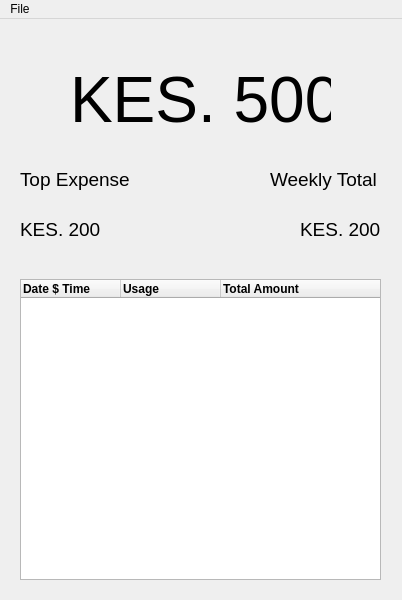
<?xml version="1.0" encoding="UTF-8"?>
<ui version="4.0">
 <class>MainWindow</class>
 <widget class="QMainWindow" name="MainWindow">
  <property name="geometry">
   <rect>
    <x>0</x>
    <y>0</y>
    <width>402</width>
    <height>600</height>
   </rect>
  </property>
  <property name="windowTitle">
   <string>MainWindow</string>
  </property>
  <widget class="QWidget" name="centralwidget">
   <widget class="QLabel" name="lbl_current">
    <property name="geometry">
     <rect>
      <x>70</x>
      <y>50</y>
      <width>261</width>
      <height>61</height>
     </rect>
    </property>
    <property name="font">
     <font>
      <pointsize>48</pointsize>
     </font>
    </property>
    <property name="text">
     <string>KES. 500</string>
    </property>
   </widget>
   <widget class="QLabel" name="label_2">
    <property name="geometry">
     <rect>
      <x>20</x>
      <y>130</y>
      <width>121</width>
      <height>61</height>
     </rect>
    </property>
    <property name="font">
     <font>
      <pointsize>14</pointsize>
     </font>
    </property>
    <property name="text">
     <string>Top Expense</string>
    </property>
   </widget>
   <widget class="QLabel" name="lbl_topexpense">
    <property name="geometry">
     <rect>
      <x>20</x>
      <y>190</y>
      <width>81</width>
      <height>41</height>
     </rect>
    </property>
    <property name="font">
     <font>
      <pointsize>14</pointsize>
     </font>
    </property>
    <property name="text">
     <string>KES. 200</string>
    </property>
   </widget>
   <widget class="QLabel" name="label_4">
    <property name="geometry">
     <rect>
      <x>270</x>
      <y>130</y>
      <width>111</width>
      <height>61</height>
     </rect>
    </property>
    <property name="font">
     <font>
      <pointsize>14</pointsize>
     </font>
    </property>
    <property name="text">
     <string>Weekly Total</string>
    </property>
   </widget>
   <widget class="QLabel" name="lbl_weekly">
    <property name="geometry">
     <rect>
      <x>300</x>
      <y>190</y>
      <width>81</width>
      <height>41</height>
     </rect>
    </property>
    <property name="font">
     <font>
      <pointsize>14</pointsize>
     </font>
    </property>
    <property name="text">
     <string>KES. 200</string>
    </property>
   </widget>
   <widget class="QTreeWidget" name="table">
    <property name="geometry">
     <rect>
      <x>20</x>
      <y>260</y>
      <width>361</width>
      <height>301</height>
     </rect>
    </property>
    <property name="font">
     <font>
      <weight>75</weight>
      <bold>true</bold>
     </font>
    </property>
    <property name="alternatingRowColors">
     <bool>true</bool>
    </property>
    <column>
     <property name="text">
      <string>Date $ Time</string>
     </property>
    </column>
    <column>
     <property name="text">
      <string>Usage</string>
     </property>
    </column>
    <column>
     <property name="text">
      <string>Total Amount</string>
     </property>
    </column>
   </widget>
  </widget>
  <widget class="QMenuBar" name="menubar">
   <property name="geometry">
    <rect>
     <x>0</x>
     <y>0</y>
     <width>402</width>
     <height>21</height>
    </rect>
   </property>
   <widget class="QMenu" name="menuFile">
    <property name="title">
     <string>File</string>
    </property>
    <addaction name="actionAdd_Expense"/>
    <addaction name="actionGenerate_Report"/>
    <addaction name="actionAdd_Money"/>
    <addaction name="actionExit"/>
   </widget>
   <addaction name="menuFile"/>
  </widget>
  <action name="actionAdd_Expense">
   <property name="text">
    <string>Add Expense</string>
   </property>
  </action>
  <action name="actionGenerate_Report">
   <property name="text">
    <string>Generate Report</string>
   </property>
  </action>
  <action name="actionAdd_Money">
   <property name="text">
    <string>Add Money</string>
   </property>
  </action>
  <action name="actionExit">
   <property name="text">
    <string>Exit</string>
   </property>
  </action>
 </widget>
 <resources/>
 <connections/>
</ui>
